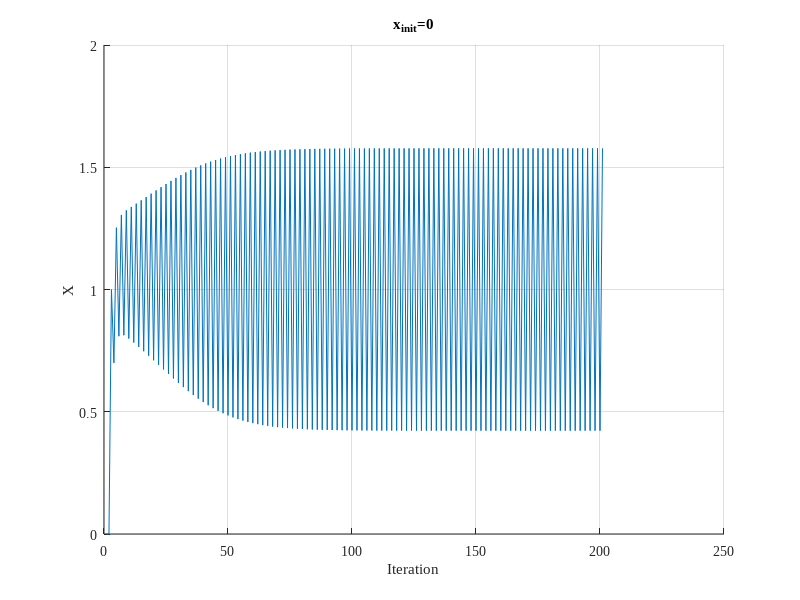
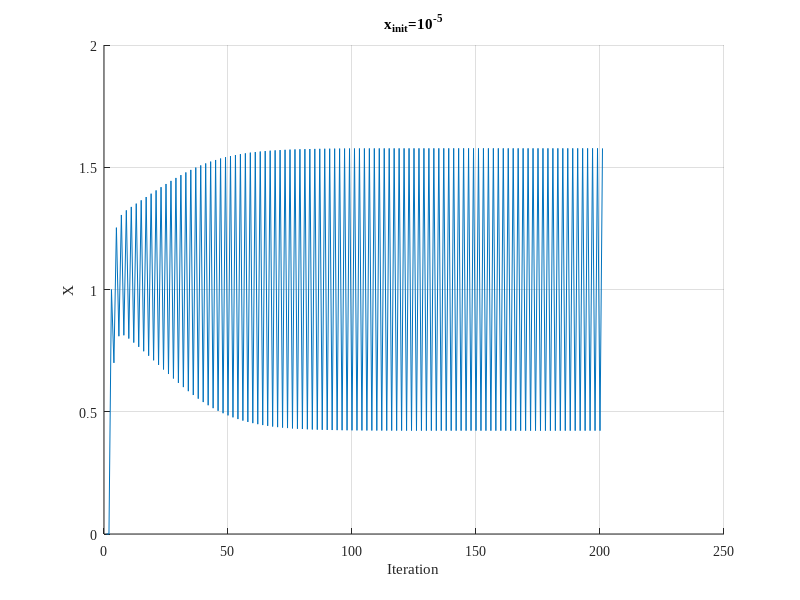

Reproduce these figures in MATLAB, in order. (Note: this script raises an error after producing the figures.)
function [] = prob3(skip_cell, bool_export_plots)

    if nargin < 1
        skip_cell = {};
    end
    if nargin < 2
       bool_export_plots = false;
    end
    
    skip_init = false;
    skip_a = false;
    skip_b = false;
    skip_c = false;
    skip_d = false;

    for i = 1:length(skip_cell)
        if strcmpi(skip_cell{i}, "init") == 1
            skip_init = true;
        elseif strcmpi(skip_cell{i}, "a") == 1
            skip_a = true;
        elseif strcmpi(skip_cell{i}, "b") == 1
            skip_b = true;
        elseif strcmpi(skip_cell{i}, "c") == 1
            skip_c = true;
        elseif strcmpi(skip_cell{i}, "d") == 1
            skip_d = true;           
        end
    end

    a = 0.3;
    b = 0.4;

    % Initialize
    N_ITER = 200;

    if skip_init == false
        figure(1);
        ax1 = axes;
        figure(2);
        ax2 = axes;
    
        hold(ax1, "on");
        hold(ax2, "on");
        set(ax1, "FontName", "Times New Roman");
        set(ax2, "FontName", "Times New Roman");
        grid(ax1, "on");
        grid(ax2, "on"); 
        xlabel(ax1, "Iteration");
        xlabel(ax2, "Iteration");
        ylabel(ax1, "X");
        ylabel(ax2, "X");
        x1 = henon_map(a,b,0, N_ITER);
        x2 = henon_map(a, b, 0.00001, N_ITER);
        plot (ax1, 1:N_ITER+1, x1);
        plot (ax2, 1:N_ITER+1, x2);
        hold(ax1, "off");
        hold(ax2, "off");
        title(ax1, "x_{init}=0");
        title(ax2, "x_{init}=10^{-5}");
        if bool_export_plots == true
            exportgraphics(ax1, "prob3_x_init_0.pdf", 'ContentType', 'vector');
            exportgraphics(ax2, "prob3_x_init_1e-5.pdf", 'ContentType', 'vector');
        end
        fprintf('Finished init!\n')
        pause;
    end

    if skip_a == false
        a_size = 8;
        a = linspace(0, 1.4, a_size);
        b=0;
        f = tiledlayout(4,2);
        xlabel(f, "Iteration", "FontName", "Times New Roman");
        ylabel(f, "X", "FontName", "Times New Roman");
        for i = 1:a_size % 2:N_ITER
            ax1 = nexttile;
            set(ax1, "FontName", "Times New Roman");
            grid(ax1, "on");
            title(ax1, sprintf("a=%0.2f", a(i)));
            hold(ax1, "on");
            x = henon_map(a(i),b,0, N_ITER);
            plot (ax1, 1:N_ITER+1, x);
            hold(ax1, "off");
        end

        if bool_export_plots == true
            fprintf('Exporting...\nPlease fix the figure to your desired size and press any key to continue...\n')
            pause;
            exportgraphics(f, "prob3_(a)_multiple_a_b_0.pdf", 'ContentType', 'vector');
        end
        fprintf('Finished A!\n')
        pause;
    end

    if skip_b == false
        % This question is to test sensitivity to initial conditions
        a = 0.3;
        x_init = [0 0.1 0.5 0.7 1];
        b = [0 0.1 0.32];

        ax = zeros(length(x_init), length(b));

        for i = 1:length(x_init)
            figure;
            f(i) = tiledlayout(3,1);
            xlabel(f, "Iteration", "FontName", "Times New Roman");
            for j = 1:length(b)
                ax(i,j) = nexttile;
                set(ax(i,j), "FontName", "Times New Roman");
                grid(ax(i,j), "on");
                ylabel(ax(i,j), "X");
                title(ax(i,j), sprintf("x_{init}=%0.2f, b=%0.2f", x_init(i), b(j)));
                hold(ax(i,j), "on");
                x = henon_map(a,b(j),x_init(i), N_ITER);
                plot(ax(i,j), 1:N_ITER+1, x);
                hold(ax(i,j), "off");
            end
        end

        if bool_export_plots == true
            fprintf('Exporting...\nPlease fix the figure to your desired size and press any key to continue...\n')
            pause;
            for i = 1:length(x_init)
                exportgraphics(f(i), sprintf("prob3_(b)_x_init_%0.2f.pdf", x_init(i)), 'ContentType', 'vector');
            end
        end
        fprintf('Finished B!\n')
        pause;
    end

    if skip_c == false
        a = 0.365;
        b = 0.3;

        N_ITER = 1.5e3;

        figure;
        ax = axes;
        set(ax, "FontName", "Times New Roman");
        hold(ax, "on");
        x = henon_map(a, b, 0, N_ITER);
        plot(ax, 1:N_ITER+1, x);
        hold(ax, "off");
        grid(ax, "on");
        xlabel(ax, "Iteration");
        ylabel(ax, "X");

        if bool_export_plots == true
            exportgraphics(ax, "prob3_(c)_a_0.365_b_0.3.pdf", 'ContentType', 'vector');
        end

        fprintf('Finished C!\n')
        pause;
    end

    if skip_d == false
        a = [0.2 0.5 0.9];
        b = [0.4 0.4 0.4];
        ax = zeros(length(a), 1);

        for i = 1:length(a)
            f(i) = figure;
            ax(i) = axes;
            set(ax(i), "FontName", "Times New Roman");
            hold(ax(i), "on");
            grid(ax(i), "on");
            xlabel(ax(i), "Iteration");
            ylabel(ax(i), "X");
            title(ax(i), sprintf("a=%0.2f, b=%0.2f", a(i), b(i)));
            x = henon_map(a(i), b(i), 0, N_ITER);
            plot(ax(i), 1:N_ITER+1, x);
            hold(ax(i), "off");
        end

        if bool_export_plots == true
            for i = 1:length(a)
                exportgraphics(f(i), sprintf("prob3_(d)_a_%0.2f_b_%0.2f.pdf", a(i), b(i)), 'ContentType', 'vector');
            end
        end
        fprintf('Finished D!\n')
    end
end


function [x] = henon_map (a,b,x_init, iters)
    x = zeros(iters, 1);
    x(1,1) = x_init;

    for i = 2:iters
        x(i+1,1) = 1 - a*x(i,1)^2 + b*x(i-1,1);
        % plot(ax, i, x(i,1), '_', 'Color', [0.00,0.45,0.74]);
    end
end